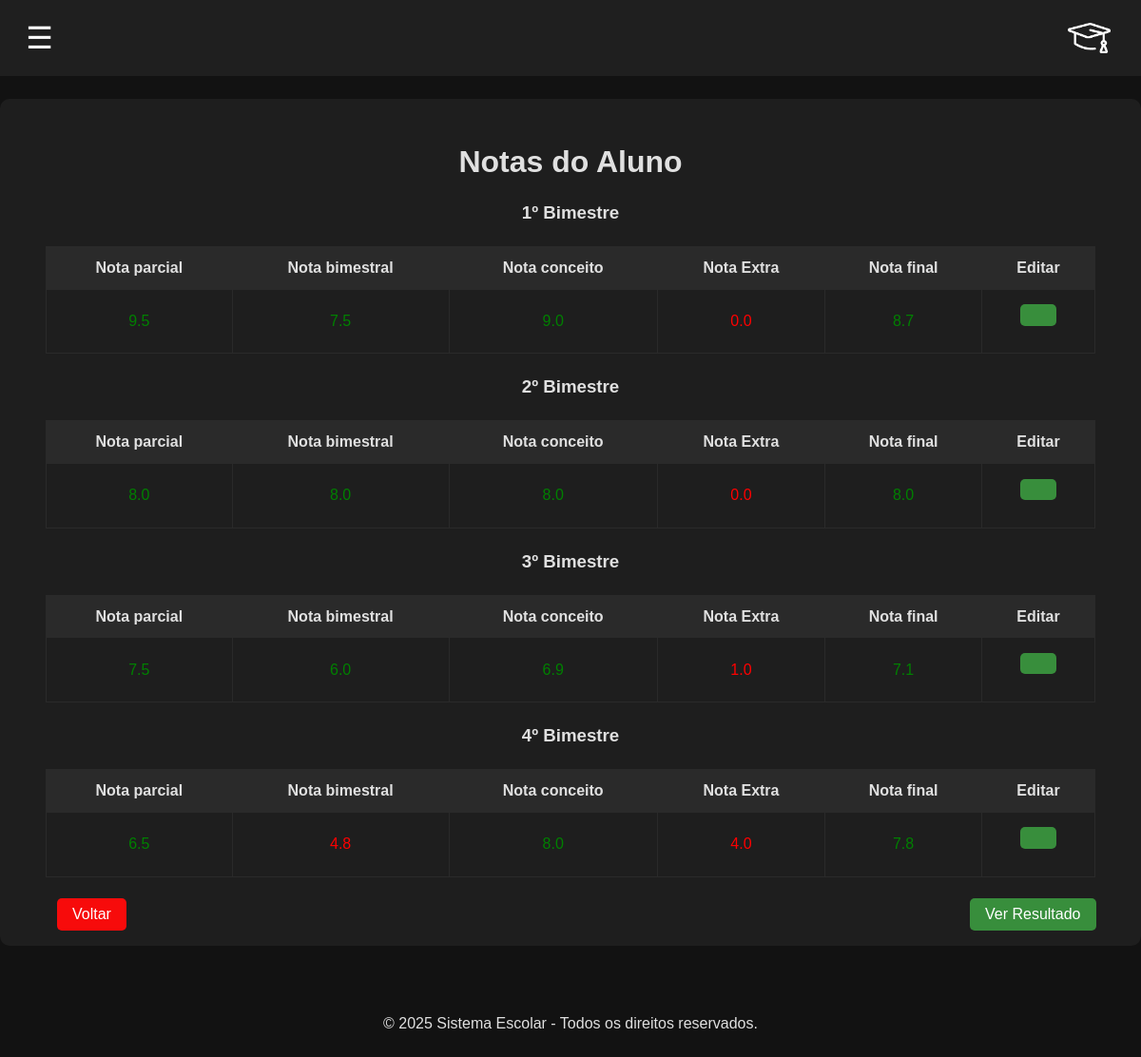
Page /portalProfessor/visualizar-notas/8/1 (signed in) on the committed database.
### portalProfessor/models.py (models this page shows, shortened)
class Notas(models.Model):
    class BimestreChoices(models.TextChoices):
        PRIMEIRO_BIMESTRE = '1', '1º Bimestre'
        SEGUNDO_BIMESTRE = '2', '2º Bimestre'
        TERCEIRO_BIMESTRE = '3', '3º Bimestre'
        QUARTO_BIMESTRE = '4', '4º Bimestre'
    class SemestresChoices(models.TextChoices):
        PRIMEIRO_SEMESTRE = '1', '1º Semestre'
        SEGUNDO_SEMESTRE = '2', '2º Semestre'
    id = models.AutoField(primary_key=True)
    aluno = models.ForeignKey(Alunos, on_delete=models.CASCADE, related_name="notas")
    disciplina = models.ForeignKey(Disciplinas, on_delete=models.CASCADE, related_name="notas")
    notaParcial = models.FloatField(null=False, blank=False)
    notaBimestral = models.FloatField(null=False, blank=False)
    notaConceito = models.FloatField(null=False, blank=False)
    notaExtra = models.FloatField(null=False, blank=True, default=0.0)
    notaFinal = models.FloatField(null=False, default=0.0)
    bimestre = models.CharField(max_length=200, choices=BimestreChoices.choices, null=False)
    semestre = models.CharField(max_length=200, choices=SemestresChoices.choices, null=False)
    data_criacao = models.DateTimeField(auto_now_add=True)

### portalProfessor/views.py (the view)
# urls.py: path('visualizar-notas/<int:id>/<int:serie>',visualizar_notas, name='visualizar_notas'),
def visualizar_notas(request, id, serie):
    aluno = Alunos.objects.get(id=id)
    notas = Notas.objects.filter(aluno=aluno, disciplina=Disciplinas.objects.get(professor=request.user))
    check_bimestres = []
    approved_check = None
    for nota in notas:
        if nota.bimestre == Notas.BimestreChoices.PRIMEIRO_BIMESTRE:
            check_bimestres.append(Notas.BimestreChoices.PRIMEIRO_BIMESTRE)
        if nota.bimestre == Notas.BimestreChoices.SEGUNDO_BIMESTRE:
            check_bimestres.append(Notas.BimestreChoices.SEGUNDO_BIMESTRE)
        if nota.bimestre == Notas.BimestreChoices.TERCEIRO_BIMESTRE:
            check_bimestres.append(Notas.BimestreChoices.TERCEIRO_BIMESTRE)
        if nota.bimestre == Notas.BimestreChoices.QUARTO_BIMESTRE:
            check_bimestres.append(Notas.BimestreChoices.QUARTO_BIMESTRE)
    if len(check_bimestres) == 4:
        approved_check = True
    try:
        check_result = Resultado_aluno_approved_disciplinas.objects.get(aluno=aluno, disciplina=Disciplinas.objects.get(professor=request.user))
    except Resultado_aluno_approved_disciplinas.DoesNotExist:
        check_result = None
    return render(request, 'portalProfessor/visualizar_notas.html', {'aluno': aluno, 'query_notas': notas, 'check_bimestres' : approved_check, 'check_result': check_result ,})

### templates/portalProfessor/visualizar_notas.html (shortened to what this page needs)
{% load static %}
<!DOCTYPE html>
<html lang="en">
<head>
    <link rel="stylesheet" href="{% static 'css/styleAlunos.css' %}">
</head>
<body>
    <header style="height: 5rem;">
        <button style="font-size: 2rem; position: relative; margin-bottom: 0rem; left: -1.5rem;" id="menu-toggle" class="hamburguer">&#9776;</button>
        <img style="width: 4%;" src="{% static 'img/Logo1.png' %}" alt="">
    </header>
    <div class="table">
        <a href="{% url 'alunos' aluno.serie %}"><button class="btn-back">Voltar</button></a>
        <h1>Notas do Aluno</h1>
        {% if query_notas %}
            {% for notas in query_notas %}
                {% if notas.bimestre == '1' and notas.semestre == '1' %}
                    <h3>1º Bimestre</h3>
                    <table>
                        <thead>
                            <tr>
                                <th>Nota parcial</th>
                                <th>Nota bimestral</th>
                                <th>Nota conceito</th>
                                <th>Nota Extra</th>
                                <th>Nota final</th>
                                <th>Editar</th>
                            </tr>
                        </thead>
                        <tbody>
                            <tr>
                                <td class="nota">{{ notas.notaParcial }}</td>
                                <td class="nota">{{ notas.notaBimestral }}</td>
                                <td class="nota">{{ notas.notaConceito }}</td>
                                <td class="nota">{{ notas.notaExtra }}</td>
                                <td class="nota">{{ notas.notaFinal }}</td>
                                <td><a href="{% url 'editar_notas' notas.id aluno.id aluno.serie%}"><button></button></a> </td>
                            </tr>
                        </tbody>
                    </table>
                {% endif %}
            {% endfor %}
            {% for notas in query_notas %}
                {% if notas.bimestre == '2' and notas.semestre == '1' %}
                    <h3>2º Bimestre</h3>
                    <table>
                        <thead>
                            <tr>
                                <th>Nota parcial</th>
                                <th>Nota bimestral</th>
                                <th>Nota conceito</th>
                                <th>Nota Extra</th>
                                <th>Nota final</th>
                                <th>Editar</th>
                            </tr>
                        </thead>
                        <tbody>
                            <tr>
                                <td class="nota">{{ notas.notaParcial }}</td>
                                <td class="nota">{{ notas.notaBimestral }}</td>
                                <td class="nota">{{ notas.notaConceito }}</td>
                                <td class="nota">{{ notas.notaExtra }}</td>
                                <td class="nota">{{ notas.notaFinal }}</td>
                                <td><a href="{% url 'editar_notas' notas.id aluno.id aluno.serie%}"><button></button></a> </td>
                            </tr>
                        </tbody>
                    </table>
                {% endif %}
            {% endfor %}
            {% for notas in query_notas %}
                {% if notas.bimestre == '3' and notas.semestre == '2' %}
                    <h3>3º Bimestre</h3>
                    <table>
                        <thead>
                            <tr>
                                <th>Nota parcial</th>
                                <th>Nota bimestral</th>
                                <th>Nota conceito</th>
                                <th>Nota Extra</th>
                                <th>Nota final</th>
                                <th>Editar</th>
                            </tr>
                        </thead>
                        <tbody>
                            <tr>
                                <td class="nota">{{ notas.notaParcial }}</td>
                                <td class="nota">{{ notas.notaBimestral }}</td>
                                <td class="nota">{{ notas.notaConceito }}</td>
                                <td class="nota">{{ notas.notaExtra }}</td>
                                <td class="nota">{{ notas.notaFinal }}</td>
                                <td><a href="{% url 'editar_notas' notas.id aluno.id aluno.serie%}"><button></button></a> </td>
                            </tr>
                        </tbody>
                    </table>
                {% endif %}
            {% endfor %}
            {% for notas in query_notas %}
                {% if notas.bimestre == '4' and notas.semestre == '2' %}
                    <h3>4º Bimestre</h3>
                    <table>
                        <thead>
                            <tr>
                                <th>Nota parcial</th>
                                <th>Nota bimestral</th>
                                <th>Nota conceito</th>
                                <th>Nota Extra</th>
                                <th>Nota final</th>
                                <th>Editar</th>
                            </tr>
                        </thead>
                        <tbody>
                            <tr>
                                <td class="nota">{{ notas.notaParcial }}</td>
                                <td class="nota">{{ notas.notaBimestral }}</td>
                                <td class="nota">{{ notas.notaConceito }}</td>
                                <td class="nota">{{ notas.notaExtra }}</td>
                                <td class="nota">{{ notas.notaFinal }}</td>
                                <td><a href="{% url 'editar_notas' notas.id aluno.id aluno.serie%}"><button></button></a> </td>
                            </tr>
                        </tbody>
                    </table>
                {% endif %}
            {% endfor %}
        {% else %}
            <h3 class="message-not-notes">Você ainda não adicionou Notas para esse aluno</h3>
        {% endif %}
        {% if check_bimestres %}
            {% if check_result %}
                <a href="{% url 'resultado' aluno.id %}"><button class="btn-check">Ver Resultado</button></a>
            {% else %}
                <a href="{% url 'gerar_resultado' aluno.id %}"><button class="btn-check">Gerar Resultado</button></a>
            {% endif %}
        {% else %}
            <a href="{% url 'adicionar_notas' aluno.id aluno.serie %}"><button>Adicionar Nota</button></a>
        {% endif %}
    </div>
    <footer>
        <p>&copy; 2025 Sistema Escolar - Todos os direitos reservados.</p>
    </footer>
</body>
</html>

### static/css/styleAlunos.css (style rules this page uses)
* { margin: 0; padding: 0; box-sizing: border-box; font-family: Arial, sans-serif; }
body { background-color: #121212; color: #e0e0e0; display: flex; flex-direction: column; align-items: center; }
header { width: 100%; background: #1f1f1f; color: white; display: flex; justify-content: space-between; align-items: center; padding: 1rem 2rem; }
footer { width: 100%; height: 100px; background-color: transparent; display: flex; justify-content: center; align-items: center; margin-top: 20px; }
.hamburguer { font-size: 1.5rem; background: none; border: none; color: white; cursor: pointer; }
.table { position: relative; margin-top: 2%; background: #1e1e1e; padding: 3rem; border-radius: 10px; width: 100%; max-width: 1400px; text-align: center; }
.table h3 { margin-bottom: 1.5rem; }
button { background: #388e3c; color: white; padding: 0.7rem 1.2rem; border: none; border-radius: 5px; cursor: pointer; font-size: 1rem; transition: background 0.3s; margin-bottom: 1rem; }
.btn-check { position: absolute; bottom: 0%; left: 85%; text-decoration: none; background: #388e3c; color: white; padding: 0.5rem 1rem; border-radius: 5px; }
.btn-back { position: absolute; bottom: 0%; left: 5%; text-decoration: none; background: #f70b0b; color: white; padding: 0.5rem 1rem; border-radius: 5px; }
h1 { margin-bottom: 1.5rem; }
h3 { margin-bottom: 1.5rem; }
table { width: 100%; border-collapse: collapse; margin-bottom: 1.5rem; border-radius: 5px; box-shadow: #121212 2px; }
th, td { padding: 0.8rem; border: 1px solid #2a2a2a; }
th { background: #2a2a2a; }
td { background: #1e1e1e; }
p { margin-top: 1.5rem; }

### rows in the picture
Notas: notaParcial "9.5", notaBimestral "7.5", notaConceito "9.0", notaExtra "0.0", notaFinal "8.7"
Notas: notaParcial "8.0", notaBimestral "8.0", notaConceito "8.0", notaExtra "0.0", notaFinal "8.0"
Notas: notaParcial "7.5", notaBimestral "6.0", notaConceito "6.9", notaExtra "1.0", notaFinal "7.1"
Notas: notaParcial "6.5", notaBimestral "4.8", notaConceito "8.0", notaExtra "4.0", notaFinal "7.8"
